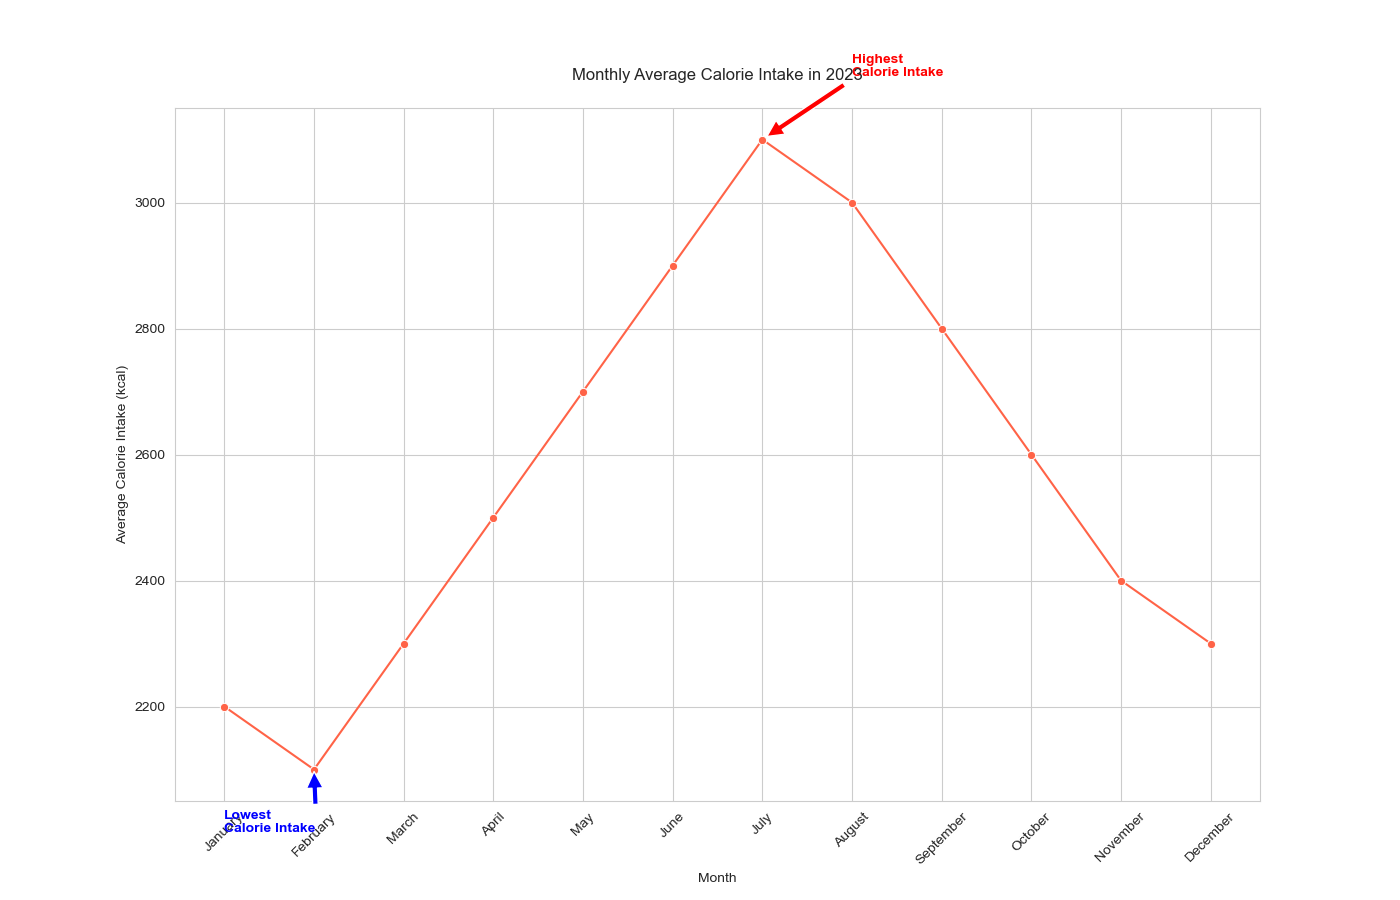

Write the Python code that produced this figure.

import seaborn as sns
import pandas as pd
import matplotlib.pyplot as plt

# Data dictionary with month and corresponding average calorie intake in kcal
data = {
    "Month": ["January", "February", "March", "April", "May", "June",
              "July", "August", "September", "October", "November", "December"],
    "Average_Calorie_Intake_kcal": [2200, 2100, 2300, 2500, 2700, 2900, 3100, 3000, 2800, 2600, 2400, 2300]
}

# Create a DataFrame from the data dictionary
df = pd.DataFrame(data)

# Create a line chart
plt.figure(figsize=(14, 9))  # Changing the size of the chart
sns.lineplot(data=df, x="Month", y="Average_Calorie_Intake_kcal", color="#FF6347", marker="o")

# Annotating the highest and lowest calorie intake points
plt.annotate(
    'Highest\nCalorie Intake', xy=('July', 3100), xytext=('August', 3200),
    arrowprops=dict(facecolor='red', shrink=0.05), color='red', weight='bold'
)
plt.annotate(
    'Lowest\nCalorie Intake', xy=('February', 2100), xytext=('January', 2000),
    arrowprops=dict(facecolor='blue', shrink=0.05), color='blue', weight='bold'
)

# Adding chart title and labels
plt.title("Monthly Average Calorie Intake in 2023", pad=20)
plt.xlabel("Month")
plt.ylabel("Average Calorie Intake (kcal)")

# Customizing the appearance of the ticks on the x-axis for better readability
plt.xticks(rotation=45)

# Show the final plot
plt.show()
